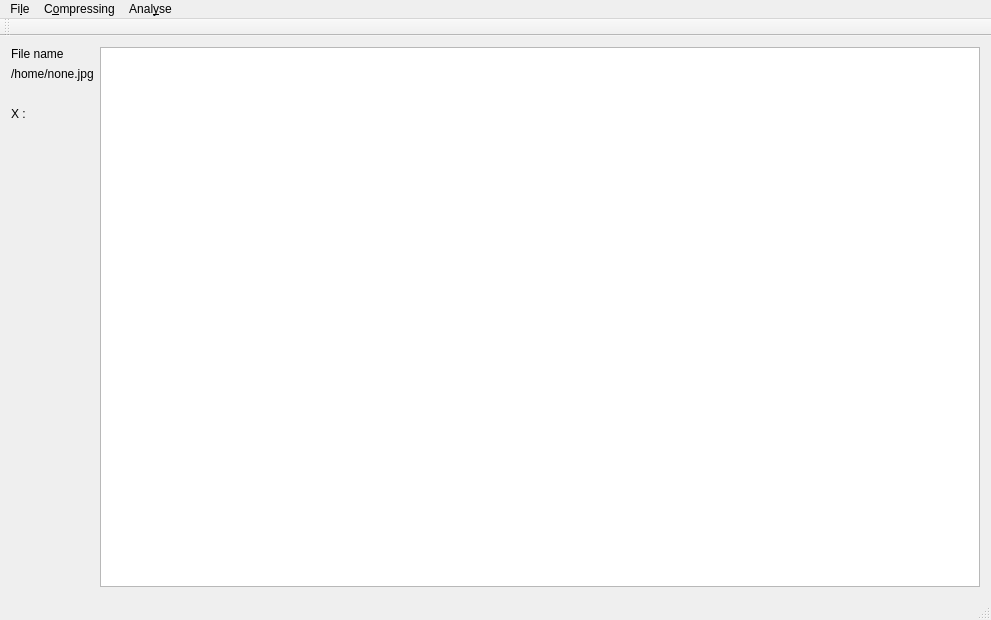
<?xml version="1.0" encoding="UTF-8"?>
<ui version="4.0">
 <class>MainWindow</class>
 <widget class="QMainWindow" name="MainWindow">
  <property name="geometry">
   <rect>
    <x>0</x>
    <y>0</y>
    <width>991</width>
    <height>620</height>
   </rect>
  </property>
  <property name="windowTitle">
   <string>MainWindow</string>
  </property>
  <widget class="QWidget" name="centralWidget">
   <layout class="QGridLayout" name="gridLayout">
    <item row="0" column="0">
     <layout class="QHBoxLayout" name="infoLayout">
      <item>
       <layout class="QFormLayout" name="formLayout">
        <property name="labelAlignment">
         <set>Qt::AlignLeading|Qt::AlignLeft|Qt::AlignVCenter</set>
        </property>
        <item row="2" column="0">
         <widget class="QLabel" name="imagePath">
          <property name="maximumSize">
           <size>
            <width>500</width>
            <height>16777215</height>
           </size>
          </property>
          <property name="text">
           <string>/home/none.jpg</string>
          </property>
          <property name="wordWrap">
           <bool>true</bool>
          </property>
         </widget>
        </item>
        <item row="1" column="0">
         <widget class="QLabel" name="label">
          <property name="text">
           <string>File name</string>
          </property>
         </widget>
        </item>
        <item row="3" column="0">
         <widget class="QLabel" name="label_2">
          <property name="text">
           <string/>
          </property>
         </widget>
        </item>
        <item row="4" column="0">
         <widget class="QLabel" name="label_3">
          <property name="text">
           <string>X : </string>
          </property>
         </widget>
        </item>
       </layout>
      </item>
     </layout>
    </item>
    <item row="0" column="1">
     <layout class="QHBoxLayout" name="imageLayout">
      <item>
       <widget class="QGraphicsView" name="graphicsView"/>
      </item>
     </layout>
    </item>
   </layout>
  </widget>
  <widget class="QMenuBar" name="menuBar">
   <property name="geometry">
    <rect>
     <x>0</x>
     <y>0</y>
     <width>991</width>
     <height>31</height>
    </rect>
   </property>
   <widget class="QMenu" name="menuFile">
    <property name="title">
     <string>Fi&amp;le</string>
    </property>
    <addaction name="actionOpen_Image"/>
    <addaction name="actionSave_Image"/>
   </widget>
   <widget class="QMenu" name="menuCompression">
    <property name="title">
     <string>C&amp;ompressing</string>
    </property>
    <addaction name="actionMSE"/>
    <addaction name="actionGenerate_Rainbow"/>
    <addaction name="actionSet_LUT"/>
    <addaction name="actionFloyd_Steinberg"/>
    <addaction name="actionQuantify"/>
   </widget>
   <widget class="QMenu" name="menuAnalyse">
    <property name="title">
     <string>Anal&amp;yse</string>
    </property>
    <widget class="QMenu" name="menuFilter">
     <property name="title">
      <string>&amp;Filter</string>
     </property>
     <addaction name="actionGaussian"/>
     <addaction name="actionSigma"/>
     <addaction name="actionMedian"/>
     <addaction name="actionAverage"/>
    </widget>
    <addaction name="menuFilter"/>
   </widget>
   <addaction name="menuFile"/>
   <addaction name="menuCompression"/>
   <addaction name="menuAnalyse"/>
  </widget>
  <widget class="QToolBar" name="mainToolBar">
   <attribute name="toolBarArea">
    <enum>TopToolBarArea</enum>
   </attribute>
   <attribute name="toolBarBreak">
    <bool>false</bool>
   </attribute>
  </widget>
  <widget class="QStatusBar" name="statusBar"/>
  <action name="actionOpen_Image">
   <property name="text">
    <string>&amp;Open Image</string>
   </property>
   <property name="shortcut">
    <string>Ctrl+O</string>
   </property>
  </action>
  <action name="actionGaussian">
   <property name="text">
    <string>&amp;Gaussian</string>
   </property>
  </action>
  <action name="actionSigma">
   <property name="text">
    <string>&amp;Sigma</string>
   </property>
  </action>
  <action name="actionMedian">
   <property name="text">
    <string>&amp;Median</string>
   </property>
  </action>
  <action name="actionAverage">
   <property name="text">
    <string>&amp;Average</string>
   </property>
  </action>
  <action name="actionMSE">
   <property name="text">
    <string>&amp;MSE</string>
   </property>
  </action>
  <action name="actionGenerate_Rainbow">
   <property name="text">
    <string>&amp;Generate Rainbow</string>
   </property>
  </action>
  <action name="actionSet_LUT">
   <property name="text">
    <string>Set &amp;LUT</string>
   </property>
  </action>
  <action name="actionFloyd_Steinberg">
   <property name="text">
    <string>Floyd&amp;Steinberg</string>
   </property>
  </action>
  <action name="actionQuantify">
   <property name="text">
    <string>&amp;Quantify</string>
   </property>
  </action>
  <action name="actionSave_Image">
   <property name="text">
    <string>&amp;Save Image</string>
   </property>
   <property name="shortcut">
    <string>Ctrl+S</string>
   </property>
  </action>
 </widget>
 <layoutdefault spacing="6" margin="11"/>
 <resources/>
 <connections/>
</ui>
